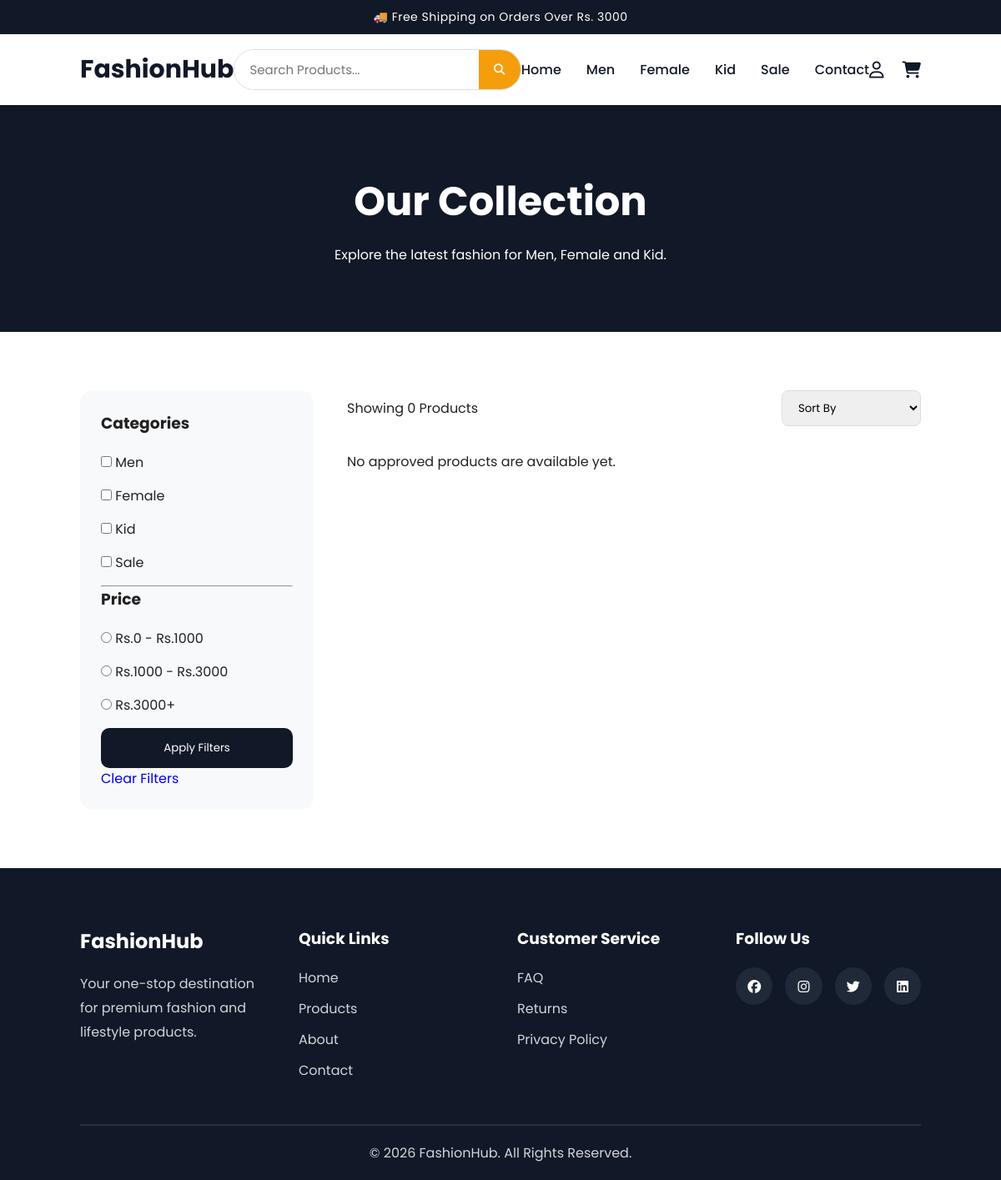
/frontend/pages/products.php, run on an earlier commit of the app's database.
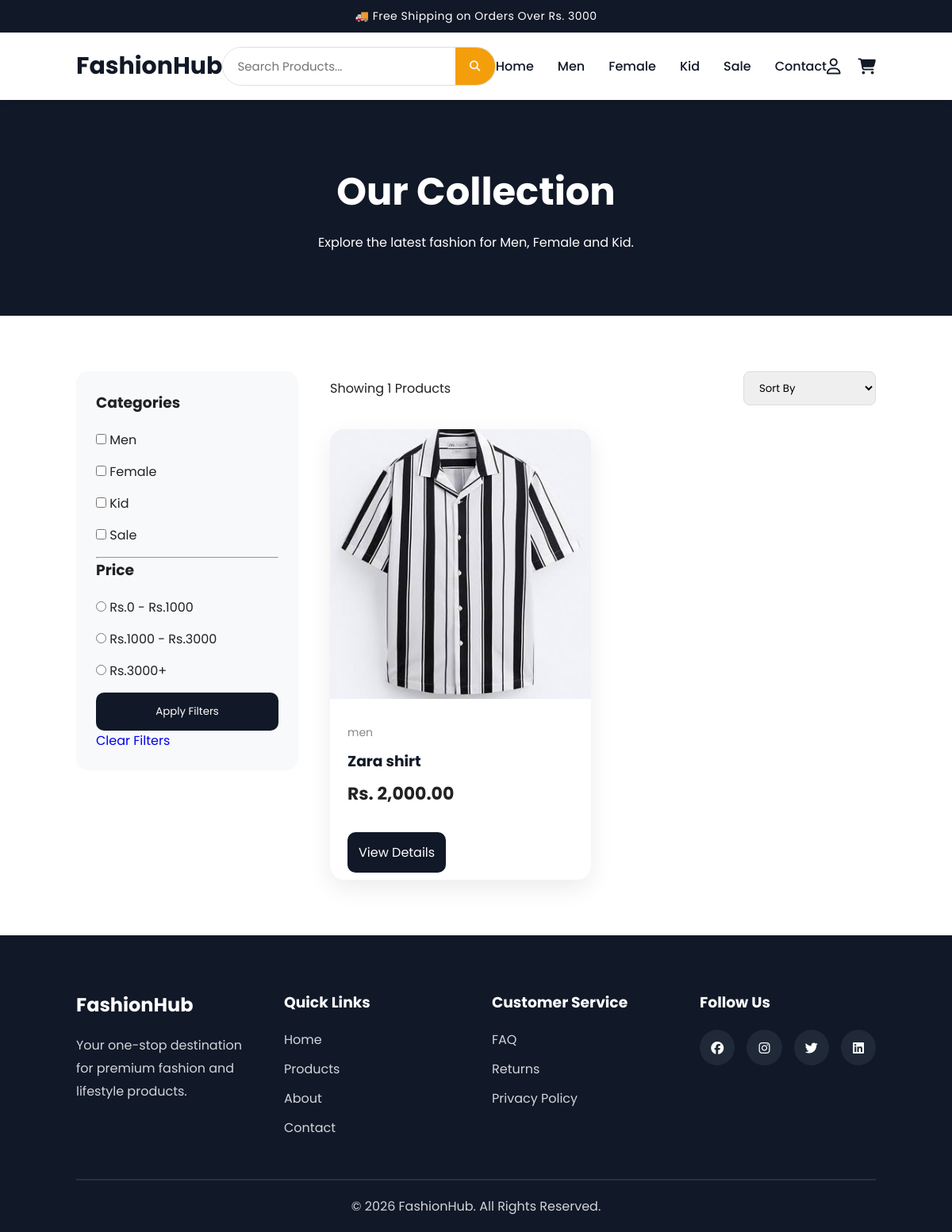
And on a later commit of the database.
### tables this page shows
CREATE TABLE `products` (
  `product_id` int(11) NOT NULL,
  `seller_id` int(11) NOT NULL,
  `category_id` int(11) NOT NULL,
  `product_name` varchar(150) NOT NULL,
  `description` text DEFAULT NULL,
  `price` decimal(10,2) NOT NULL,
  `stock` int(11) DEFAULT 0,
  `image` varchar(255) DEFAULT NULL,
  `status` enum('Pending','Approved','Rejected') DEFAULT 'Pending',
  `rejection_reason` text DEFAULT NULL,
  `approved_by` int(11) DEFAULT NULL,
  `approved_at` timestamp NULL DEFAULT NULL,
  `created_at` timestamp NOT NULL DEFAULT current_timestamp()
);

CREATE TABLE `categories` (
  `category_id` int(11) NOT NULL,
  `category_name` varchar(100) NOT NULL,
  `description` text DEFAULT NULL
);

### backend/models/Product.php (called while the page is built, shortened)
<?php
require_once __DIR__ . '/../config/database.php';
class Product
{
    private $conn;
    public function __construct()
    {
        $database = new Database();
        $this->conn = $database->connect();
    }
public function getApprovedProducts($filters = [])
{
    $conditions = ["p.status = 'Approved'"];
    $params = [];
    $categories = $filters['categories'] ?? [];
    $categoryAliases = [
        'men' => 'men', 'male' => 'men', 'mens' => 'men', "men's" => 'men',
        'female' => 'female', 'women' => 'female', 'womens' => 'female', "women's" => 'female',
        'kid' => 'kid', 'kids' => 'kid', "kid's" => 'kid',
    ];
    $categories = array_values(array_filter(array_map(
        static function ($category) use ($categoryAliases) {
            $category = strtolower(trim((string)$category));
            return $categoryAliases[$category] ?? $category;
        },
        $categories
    )));
    $order = match ($filters['sort'] ?? '') {
        'price_asc' => 'p.price ASC',
        'price_desc' => 'p.price DESC',
        default => 'p.created_at DESC',
    };
    $query = "SELECT
                p.*,
                c.category_name,
                u.full_name AS seller_name
              FROM products p
              INNER JOIN categories c
                    ON p.category_id = c.category_id
              INNER JOIN users u
                    ON p.seller_id = u.user_id
              WHERE " . implode(' AND ', $conditions) . "
              ORDER BY {$order}";
    $stmt = $this->conn->prepare($query);
    $stmt->execute($params);
    return $stmt->fetchAll(PDO::FETCH_ASSOC);
}
}
?>

### backend/config/database.php (called while the page is built, shortened)
<?php
class Database
{
    private $host = "localhost";
    private $db_name = "fashionhub";
    private $username = "root";
    private $password = "";
    public function connect()
    {
        $this->conn = null;
        try
        {
            $this->conn = new PDO(
                "mysql:host={$this->host};dbname={$this->db_name};charset=utf8",
                $this->username,
                $this->password
            );
            $this->conn->setAttribute(
                PDO::ATTR_ERRMODE,
                PDO::ERRMODE_EXCEPTION
            );
        }
        catch(PDOException $e)
        {
            die("Database Connection Failed : " . $e->getMessage());
        }
        return $this->conn;
    }
}
?>

### backend/controllers/ProductController.php (called while the page is built, shortened)
<?php
require_once __DIR__ . '/../models/Product.php';
class ProductController
{
    private $product;
    public function __construct()
    {
        $this->product = new Product();
    }
    public function getApprovedProducts($filters = [])
{
    return $this->product->getApprovedProducts($filters);
}
}
?>

### frontend/pages/products.php (the view, shortened to what this page needs)
<?php
require_once '../../backend/controllers/ProductController.php';
$filters = [
    'categories' => $_GET['categories'] ?? ($_GET['category'] ?? []),
    'price' => $_GET['price'] ?? '',
    'sort' => $_GET['sort'] ?? '',
    'search' => $_GET['search'] ?? '',
];
$selectedCategories = array_map(static function ($category) {
    $category = strtolower(trim((string)$category));
    return match ($category) {
        'women', 'womens', "women's" => 'female',
        'kids', "kid's" => 'kid',
        'male', 'mens', "men's" => 'men',
        default => $category,
    };
}, (array)$filters['categories']);
$products = (new ProductController())->getApprovedProducts($filters);
include("../includes/header.php");
?>
<?php include("../includes/navbar.php"); ?>
<section class="page-banner">
    <h1>Our Collection</h1>
    <p>Explore the latest fashion for Men, Female and Kid.</p>
</section>
<section class="products-page">
    <form class="filter-sidebar" method="GET">
        <h3>Categories</h3>
        <label><input type="checkbox" name="categories[]" value="Men" <?= in_array('men', $selectedCategories, true) ? 'checked' : '' ?>> Men</label>
        <label><input type="checkbox" name="categories[]" value="Female" <?= in_array('female', $selectedCategories, true) ? 'checked' : '' ?>> Female</label>
        <label><input type="checkbox" name="categories[]" value="Kid" <?= in_array('kid', $selectedCategories, true) ? 'checked' : '' ?>> Kid</label>
        <label><input type="checkbox" name="categories[]" value="Sale" <?= in_array('sale', $selectedCategories, true) ? 'checked' : '' ?>> Sale</label>
        <hr>
        <h3>Price</h3>
        <label><input type="radio" name="price" value="0-1000" <?= $filters['price'] === '0-1000' ? 'checked' : '' ?>> Rs.0 - Rs.1000</label>
        <label><input type="radio" name="price" value="1000-3000" <?= $filters['price'] === '1000-3000' ? 'checked' : '' ?>> Rs.1000 - Rs.3000</label>
        <label><input type="radio" name="price" value="3000-plus" <?= $filters['price'] === '3000-plus' ? 'checked' : '' ?>> Rs.3000+</label>
        <button class="cart-btn" type="submit">Apply Filters</button>
        <a href="products.php">Clear Filters</a>
    </form>
    <div class="products-content">
        <div class="products-top">
            <p>Showing <?= count($products) ?> Products</p>
            <form method="GET"><select name="sort" onchange="this.form.submit()">
                <option value="">Sort By</option>
            </select></form>
        </div>
        <div class="product-grid">
            <?php foreach ($products as $product): ?>
                <div class="product-card">
                    <div class="product-image"><img src="../../uploads/products/<?= htmlspecialchars($product['image'] ?: 'placeholder.png') ?>" alt="<?= htmlspecialchars($product['product_name']) ?>"></div>
                    <div class="product-info">
                        <span class="category"><?= htmlspecialchars($product['category_name']) ?></span>
                        <h3><?= htmlspecialchars($product['product_name']) ?></h3>
                        <div class="price">Rs. <?= number_format((float)$product['price'], 2) ?></div><br>
                        <a class="cart-btn" href="product-details.php?id=<?= (int)$product['product_id'] ?>">View Details</a>
                    </div>
                </div>
            <?php endforeach; ?>
            <?php if (!$products): ?><p>No approved products are available yet.</p><?php endif; ?>
        </div>
    </div>
</section>
<?php include("../includes/footer.php"); ?>

### frontend/includes/header.php (shortened to what this page needs)
<!DOCTYPE html>
<html lang="en">
<head>
    <link rel="stylesheet"
        href="https://cdnjs.cloudflare.com/ajax/libs/font-awesome/6.6.0/css/all.min.css">
    <link rel="stylesheet" href="../assets/css/style.css">
    <link rel="stylesheet" href="../assets/css/responsive.css">
</head>
<body>

### frontend/includes/navbar.php (shortened to what this page needs)
<header class="header">
    <div class="top-bar">
        <p>🚚 Free Shipping on Orders Over Rs. 3000</p>
    </div>
    <nav class="navbar">
        <div class="logo">
            <a href="index.php">FashionHub</a>
        </div>
        <?php $isSeller = isset($_SESSION['user_id']) && ($_SESSION['role'] ?? '') === 'seller'; ?>
        <?php if (!$isSeller): ?>
        <form class="search-box" action="products.php" method="GET">
            <input type="search" name="search" placeholder="Search Products..." value="<?= htmlspecialchars($_GET['search'] ?? '') ?>">
            <button>
                <i class="fa-solid fa-magnifying-glass"></i>
            </button>
        </form>
        <?php endif; ?>
        <ul class="nav-links">
        <?php if ($isSeller): ?>
            <li><a href="index.php">Shop</a></li>
            <li><a href="seller-dashboard.php">Seller Dashboard</a></li>
            <li><a href="seller-products.php">My Products</a></li>
        <?php else: ?>
            <li><a href="index.php">Home</a></li>
            <li><a href="products.php?category=Men">Men</a></li>
            <li><a href="products.php?category=Female">Female</a></li>
            <li><a href="products.php?category=Kid">Kid</a></li>
            <li><a href="products.php?category=Sale">Sale</a></li>
            <li><a href="contact.php">Contact</a></li>
        <?php endif; ?>
        </ul>
        <div class="nav-icons">
            <a href="<?= isset($_SESSION['user_id']) ? (($_SESSION['role'] ?? '') === 'seller' ? 'seller-dashboard.php' : 'profile.php') : 'login.php' ?>">
                <i class="fa-regular fa-user"></i>
            </a>
            <?php if (!$isSeller): ?><a href="cart.php">
                <i class="fa-solid fa-cart-shopping"></i>
            </a><?php endif; ?>
        </div>
    </nav>
</header>

### frontend/includes/footer.php (shortened to what this page needs)
<footer class="footer">
    <div class="footer-container">
        <div class="footer-column">
            <h2>FashionHub</h2>
            <p>
                Your one-stop destination for premium fashion and lifestyle products.
            </p>
        </div>
        <div class="footer-column">
            <h3>Quick Links</h3>
            <ul>
                <li><a href="#">Home</a></li>
                <li><a href="#">Products</a></li>
                <li><a href="#">About</a></li>
                <li><a href="#">Contact</a></li>
            </ul>
        </div>
        <div class="footer-column">
            <h3>Customer Service</h3>
            <ul>
                <li><a href="#">FAQ</a></li>
                <li><a href="#">Returns</a></li>
                <li><a href="#">Privacy Policy</a></li>
            </ul>
        </div>
        <div class="footer-column">
            <h3>Follow Us</h3>
            <div class="social">
                <i class="fab fa-facebook"></i>
                <i class="fab fa-instagram"></i>
                <i class="fab fa-twitter"></i>
                <i class="fab fa-linkedin"></i>
            </div>
        </div>
    </div>
    <hr>
    <p class="copyright">
        © 2026 FashionHub. All Rights Reserved.
    </p>
</footer>
</body>
</html>

### frontend/assets/css/style.css (style rules this page uses)
* { margin:0; padding:0; box-sizing:border-box; font-family:'Poppins',sans-serif; }
body { background:#fff; color:#222; }
a { text-decoration:none; }
ul { list-style:none; }
.product-grid { display:grid; grid-template-columns:repeat(auto-fill,minmax(260px,1fr)); gap:30px; }
.product-card { background:#fff; border-radius:18px; overflow:hidden; box-shadow:0 10px 30px rgba(0,0,0,.08); transition:.3s; }
.product-image { position:relative; overflow:hidden; }
.product-image img { width:100%; height:340px; object-fit:cover; transition:.4s; }
.product-info { padding:22px; }
.category { color:#888; font-size:14px; }
.product-info h3 { margin:10px 0; color:#111827; }
.price { font-size:22px; font-weight:700; margin-bottom:20px; }
.cart-btn { width:100%; border:none; background:#111827; color:#fff; padding:14px; border-radius:10px; cursor:pointer; transition:.3s; }
.top-bar { background:#111827; color:#fff; text-align:center; padding:10px; font-size:14px; letter-spacing:.5px; }
.header { width:100%; background:#fff; box-shadow:0 2px 10px rgba(0,0,0,.08); position:sticky; top:0; z-index:999; }
.navbar { display:flex; justify-content:space-between; align-items:center; padding:18px 8%; background:#fff; }
.logo a { font-size:30px; font-weight:700; color:#111827; }
.search-box { width:380px; display:flex; border:1px solid #ddd; border-radius:40px; overflow:hidden; }
.search-box input { width:100%; border:none; outline:none; padding:12px 18px; font-size:15px; }
.search-box button { width:60px; border:none; background:#F59E0B; color:#fff; cursor:pointer; transition:.3s; }
.nav-links { display:flex; gap:30px; }
.nav-links li { list-style:none; }
.nav-links a { color:#111827; font-weight:500; transition:.3s; }
.nav-icons { display:flex; gap:22px; }
.nav-icons a { color:#111827; font-size:20px; transition:.3s; }
.footer { background:#111827; color:#fff; padding:70px 8% 20px; }
.footer-container { display:grid; grid-template-columns:repeat(auto-fit,minmax(220px,1fr)); gap:40px; }
.footer-column h2, .footer-column h3 { margin-bottom:20px; }
.footer-column p { line-height:1.8; color:#d1d5db; }
.footer-column ul { padding:0; }
.footer-column ul li { list-style:none; margin-bottom:12px; }
.footer-column ul li a { color:#d1d5db; transition:.3s; }
.social { display:flex; gap:15px; margin-top:10px; }
.social i { width:45px; height:45px; border-radius:50%; background:#1f2937; display:flex; justify-content:center; align-items:center; cursor:pointer; transition:.3s; }
.footer hr { margin:40px 0 20px; border:.5px solid rgba(255,255,255,.15); }
.copyright { text-align:center; color:#d1d5db; }
.footer-column p { color:#d1d5db; line-height:1.8; margin-bottom:12px; }
.footer-column ul { list-style:none; padding:0; }
.footer-column ul li { margin-bottom:12px; }
.footer hr { margin:40px 0 20px; border:1px solid rgba(255,255,255,.1); }
.page-banner { background:#111827; color:#fff; text-align:center; padding:80px 10%; }
.page-banner h1 { font-size:48px; margin-bottom:15px; }
.products-page { padding:70px 8%; display:grid; grid-template-columns:280px 1fr; gap:40px; }
.filter-sidebar { background:#f8f9fb; padding:25px; border-radius:15px; height:fit-content; }
.filter-sidebar h3 { margin-bottom:20px; }
.filter-sidebar label { display:block; margin-bottom:15px; cursor:pointer; }
.products-top { display:flex; justify-content:space-between; align-items:center; margin-bottom:30px; }
.products-top select { padding:10px 15px; border-radius:8px; border:1px solid #ddd; }

What changed in the data, as far as the page shows it:
added products: image (picture), category.category_name "men", product_name "Zara shirt", price "2,000.00"
Also different on the page:
count($products): "0" → "1"
text no longer shown: "No approved products are available yet."
